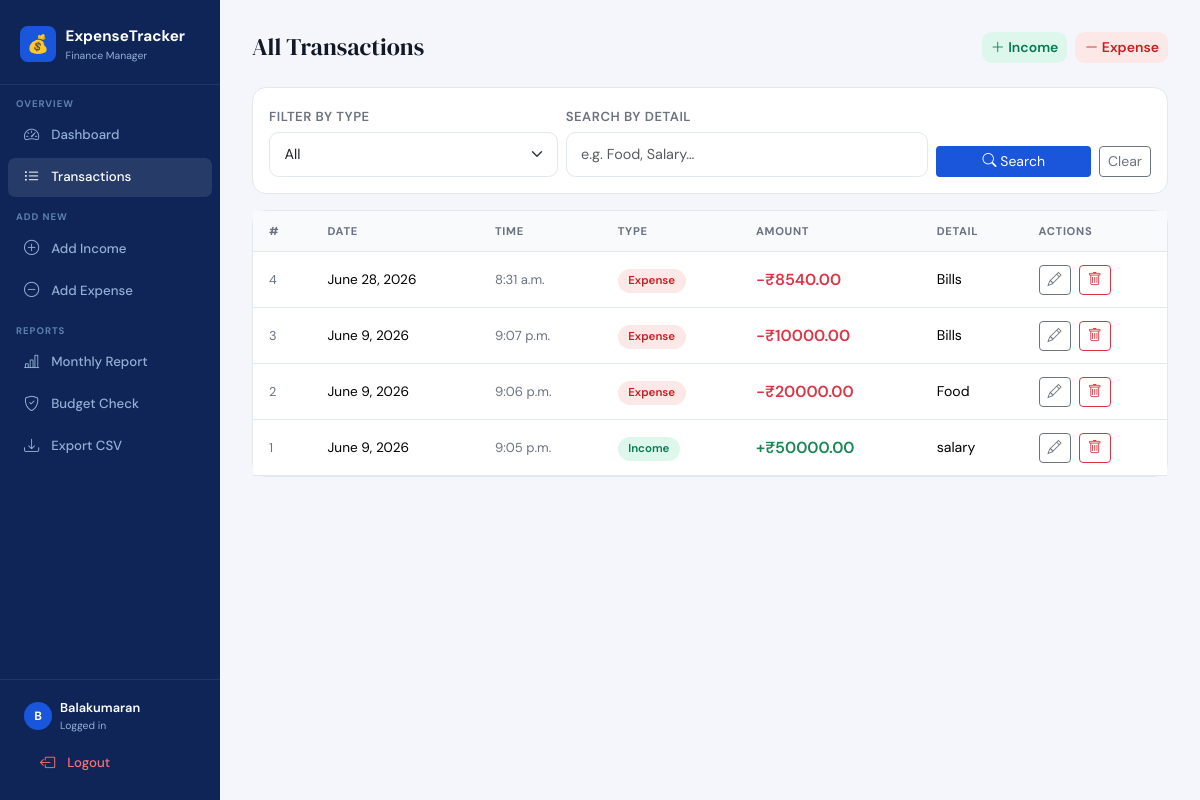
Page /transactions/ (signed in) on the earlier database version.
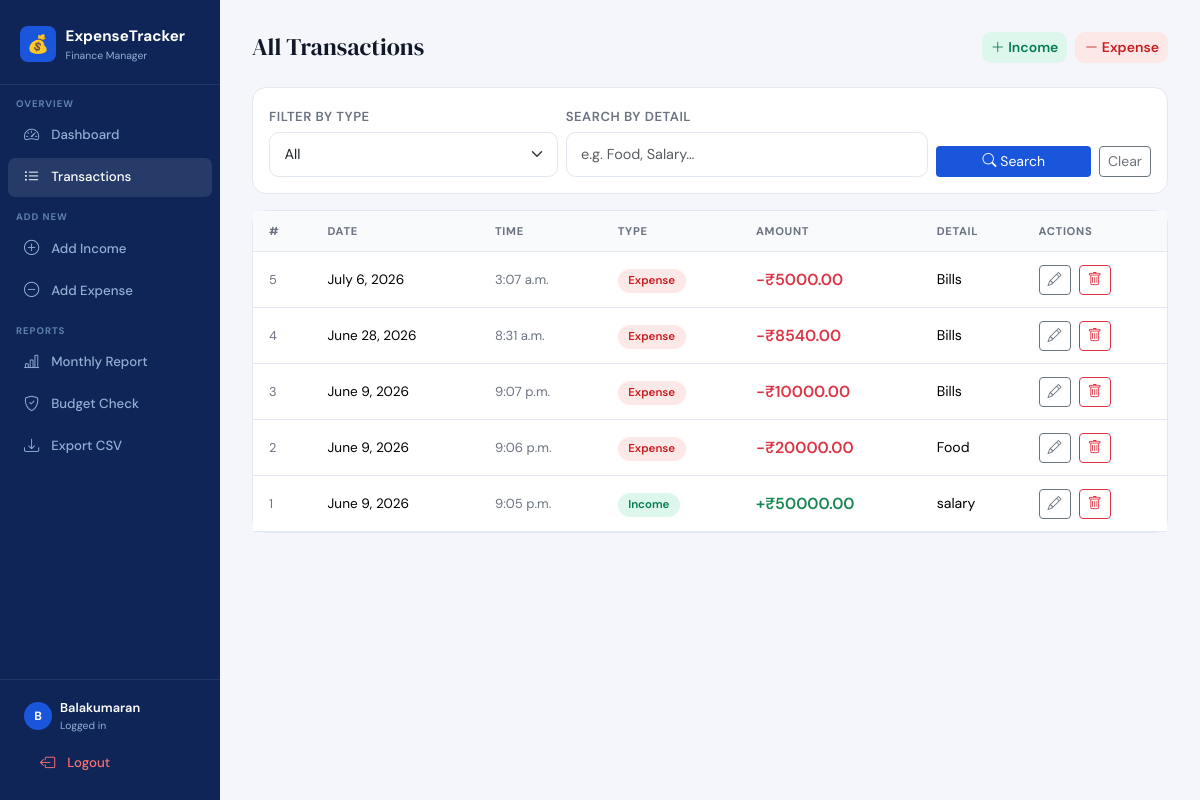
Same page on the later database version.
### tracker/models.py (models this page shows, shortened)
class Transaction(models.Model):
    user             = models.ForeignKey(User, on_delete=models.CASCADE)
    date             = models.DateField()
    time             = models.TimeField()
    transaction_type = models.CharField(max_length=10)
    amount           = models.DecimalField(max_digits=10, decimal_places=2)
    detail           = models.CharField(max_length=200)
    class Meta:
        ordering = ['-date', '-time']

### tracker/views.py (the view)
# urls.py: path('transactions/',    views.transactions,  name='transactions'),
@login_required
def transactions(request):
    txns        = Transaction.objects.filter(user=request.user)
    filter_type = request.GET.get('type', '')
    keyword     = request.GET.get('keyword', '')
    if filter_type in ('income', 'expense'):
        txns = txns.filter(transaction_type=filter_type)
    if keyword:
        txns = txns.filter(detail__icontains=keyword)
    return render(request, 'tracker/transactions.html', {
        'transactions': txns,
        'filter_type':  filter_type,
        'keyword':      keyword,
    })

### tracker/templates/tracker/transactions.html (shortened to what this page needs)
{% extends 'tracker/base.html' %}
{% block content %}
<div class="d-flex justify-content-between align-items-center mb-4 flex-wrap gap-2">
  <h4 class="page-title mb-0">All Transactions</h4>
  <div class="d-flex gap-2 flex-wrap">
    <a href="{% url 'add_income' %}"  class="btn btn-sm fw-semibold" style="background:#def7ec;color:#057a55;border-radius:.6rem;"><i class="bi bi-plus-lg"></i> Income</a>
    <a href="{% url 'add_expense' %}" class="btn btn-sm fw-semibold" style="background:#fde8e8;color:#c81e1e;border-radius:.6rem;"><i class="bi bi-dash-lg"></i> Expense</a>
  </div>
</div>
<div class="card mb-3 p-3">
  <form method="GET" class="row g-2 align-items-end">
    <div class="col-12 col-sm-4">
      <label class="form-label">Filter by type</label>
      <select name="type" class="form-select form-select-sm">
        <option value="" {% if not filter_type %}selected{% endif %}>All</option>
      </select>
    </div>
    <div class="col-12 col-sm-5">
      <label class="form-label">Search by detail</label>
      <input type="text" name="keyword" class="form-control form-control-sm" placeholder="e.g. Food, Salary…" value="{{ keyword }}"/>
    </div>
    <div class="col-12 col-sm-3 d-flex gap-2">
      <button class="btn btn-blue btn-sm flex-grow-1"><i class="bi bi-search"></i> Search</button>
      <a href="{% url 'transactions' %}" class="btn btn-outline-secondary btn-sm">Clear</a>
    </div>
  </form>
</div>
<div class="card">
  {% if transactions %}
  <div class="table-wrap">
    <table class="table table-hover mb-0">
      <thead><tr><th>#</th><th>Date</th><th>Time</th><th>Type</th><th>Amount</th><th>Detail</th><th>Actions</th></tr></thead>
      <tbody>
        {% for t in transactions %}
        <tr>
          <td style="color:var(--muted);font-size:.8rem;">{{ t.pk }}</td>
          <td style="font-size:.85rem;white-space:nowrap;">{{ t.date }}</td>
          <td style="font-size:.82rem;color:var(--muted);white-space:nowrap;">{{ t.time }}</td>
          <td><span class="badge-{{ t.transaction_type }}">{{ t.transaction_type|capfirst }}</span></td>
          <td class="fw-semibold {% if t.transaction_type == 'income' %}text-success{% else %}text-danger{% endif %}" style="white-space:nowrap;">{% if t.transaction_type == 'income' %}+{% else %}-{% endif %}₹{{ t.amount|floatformat:2 }}</td>
          <td style="font-size:.88rem;">{{ t.detail }}</td>
          <td style="white-space:nowrap;">
            <a href="{% url 'update' t.pk %}" class="btn btn-sm btn-outline-secondary me-1" style="padding:.2rem .5rem;"><i class="bi bi-pencil"></i></a>
            <form method="POST" action="{% url 'delete' t.pk %}" class="d-inline" onsubmit="return confirm('Delete this transaction?')">{% csrf_token %}<button class="btn btn-sm btn-outline-danger" style="padding:.2rem .5rem;"><i class="bi bi-trash"></i></button></form>
          </td>
        </tr>
        {% endfor %}
      </tbody>
    </table>
  </div>
  {% endif %}
</div>
{% endblock %}

### tracker/templates/tracker/base.html (shortened to what this page needs)
<!DOCTYPE html>
<html lang="en">
<head>
  <link href="https://cdn.jsdelivr.net/npm/bootstrap@5.3.3/dist/css/bootstrap.min.css" rel="stylesheet"/>
  <link href="https://cdn.jsdelivr.net/npm/bootstrap-icons@1.11.3/font/bootstrap-icons.min.css" rel="stylesheet"/>
</head>
<body>
{% if user.is_authenticated %}
<nav class="sidebar" id="sidebar">
  <a href="{% url 'dashboard' %}" class="sb-brand">
    <div class="logo">💰</div>
    <div><span>ExpenseTracker</span><small>Finance Manager</small></div>
  </a>
  <div class="sb-section">Overview</div>
  <a href="{% url 'dashboard' %}"    class="sb-link {% if request.resolver_match.url_name == 'dashboard'   %}active{% endif %}"><i class="bi bi-speedometer2"></i> Dashboard</a>
  <a href="{% url 'transactions' %}" class="sb-link {% if request.resolver_match.url_name == 'transactions' %}active{% endif %}"><i class="bi bi-list-ul"></i> Transactions</a>
  <div class="sb-section">Add New</div>
  <a href="{% url 'add_income' %}"  class="sb-link {% if request.resolver_match.url_name == 'add_income'  %}active{% endif %}"><i class="bi bi-plus-circle"></i> Add Income</a>
  <a href="{% url 'add_expense' %}" class="sb-link {% if request.resolver_match.url_name == 'add_expense' %}active{% endif %}"><i class="bi bi-dash-circle"></i> Add Expense</a>
  <div class="sb-section">Reports</div>
  <a href="{% url 'report' %}" class="sb-link {% if request.resolver_match.url_name == 'report' %}active{% endif %}"><i class="bi bi-bar-chart-line"></i> Monthly Report</a>
  <a href="{% url 'budget' %}" class="sb-link {% if request.resolver_match.url_name == 'budget' %}active{% endif %}"><i class="bi bi-shield-check"></i> Budget Check</a>
  <a href="{% url 'export' %}" class="sb-link"><i class="bi bi-download"></i> Export CSV</a>
  <div class="sb-footer">
    <div class="sb-user">
      <div class="av">{{ user.username|first|upper }}</div>
      <div>
        <div style="color:#fff;font-size:.8rem;font-weight:600;">{{ user.username }}</div>
        <div style="font-size:.65rem;">Logged in</div>
      </div>
    </div>
    <a href="{% url 'logout' %}" class="sb-link" style="color:#f87171;margin-top:.25rem;"><i class="bi bi-box-arrow-left"></i> Logout</a>
  </div>
</nav>
{% endif %}
<main class="{% if user.is_authenticated %}main{% endif %}">
  {% block content %}{% endblock %}
</main>
</body>
</html>

### tracker/templates/tracker/base.html (style rules this page uses)
:root { --navy:#0f2557; --blue:#1a56db; --green:#057a55; --red:#c81e1e; --bg:#f4f6fb; --card:#ffffff; --border:#e2e8f0; --muted:#6b7280; --sw:220px; }
* { box-sizing:border-box;margin:0;padding:0; }
body { font-family:'DM Sans',sans-serif;background:var(--bg);color:#111827;overflow-x:hidden; }
.sidebar { position:fixed;top:0;left:0;width:var(--sw);height:100vh;background:var(--navy);display:flex;flex-direction:column;padding:0 0 1rem;z-index:1050;overflow-y:auto;transition:transform .28s ease; }
.sb-brand { padding:1.5rem 1.25rem 1.25rem;border-bottom:1px solid rgba(255,255,255,.08);text-decoration:none;display:flex;align-items:center;gap:.6rem; }
.sb-brand .logo { width:36px;height:36px;border-radius:.5rem;background:var(--blue);display:flex;align-items:center;justify-content:center;font-size:1.1rem;color:#fff;flex-shrink:0; }
.sb-brand span { font-size:.95rem;font-weight:700;color:#fff;line-height:1.2; }
.sb-brand small { display:block;font-size:.65rem;color:#93afd4;font-weight:400; }
.sb-section { padding:.75rem 1rem .2rem;font-size:.6rem;font-weight:700;letter-spacing:.1em;text-transform:uppercase;color:#5e81ac; }
.sb-link { display:flex;align-items:center;gap:.6rem;padding:.5rem 1rem;margin:.1rem .5rem;border-radius:.45rem;text-decoration:none;font-size:.83rem;font-weight:500;color:#93afd4;transition:all .15s; }
.sb-link i { width:1.1rem;font-size:.95rem; }
.sb-link:hover,.sb-link.active { background:rgba(255,255,255,.1);color:#fff; }
.sb-footer { margin-top:auto;padding:.75rem 1rem 0;border-top:1px solid rgba(255,255,255,.08); }
.sb-user { display:flex;align-items:center;gap:.5rem;padding:.4rem .5rem;color:#93afd4;font-size:.78rem; }
.sb-user .av { width:28px;height:28px;border-radius:50%;background:var(--blue);color:#fff;display:flex;align-items:center;justify-content:center;font-size:.75rem;font-weight:700;flex-shrink:0; }
.main { margin-left:var(--sw);padding:2rem;min-height:100vh;max-width:100%; }
.card { background:var(--card);border:1px solid var(--border);border-radius:.875rem; }
.table-wrap { overflow-x:auto;-webkit-overflow-scrolling:touch; }
.table thead th { background:#f8fafc;font-size:.7rem;font-weight:700;text-transform:uppercase;letter-spacing:.06em;color:var(--muted);padding:.75rem 1rem;border-color:var(--border);white-space:nowrap; }
.table tbody td { padding:.8rem 1rem;vertical-align:middle;border-color:var(--border); }
.badge-income { background:#def7ec;color:#057a55;padding:.28rem .65rem;border-radius:2rem;font-size:.72rem;font-weight:600;white-space:nowrap; }
.badge-expense { background:#fde8e8;color:#c81e1e;padding:.28rem .65rem;border-radius:2rem;font-size:.72rem;font-weight:600;white-space:nowrap; }
.page-title { font-family:'DM Serif Display',serif;font-size:1.5rem;font-weight:400; }
.form-label { font-size:.82rem;font-weight:600;color:var(--muted);text-transform:uppercase;letter-spacing:.04em;margin-bottom:.35rem; }
.form-control,.form-select { border-color:var(--border);border-radius:.6rem;font-size:.9rem;padding:.65rem .9rem; }
.btn-blue { background:var(--blue);color:#fff;border:none; }

Differences in the rows shown:
added Transaction: pk "5", date "July 6, 2026", time "3:07 a.m.", transaction_type "Expense", amount "5000.00", detail "Bills"
